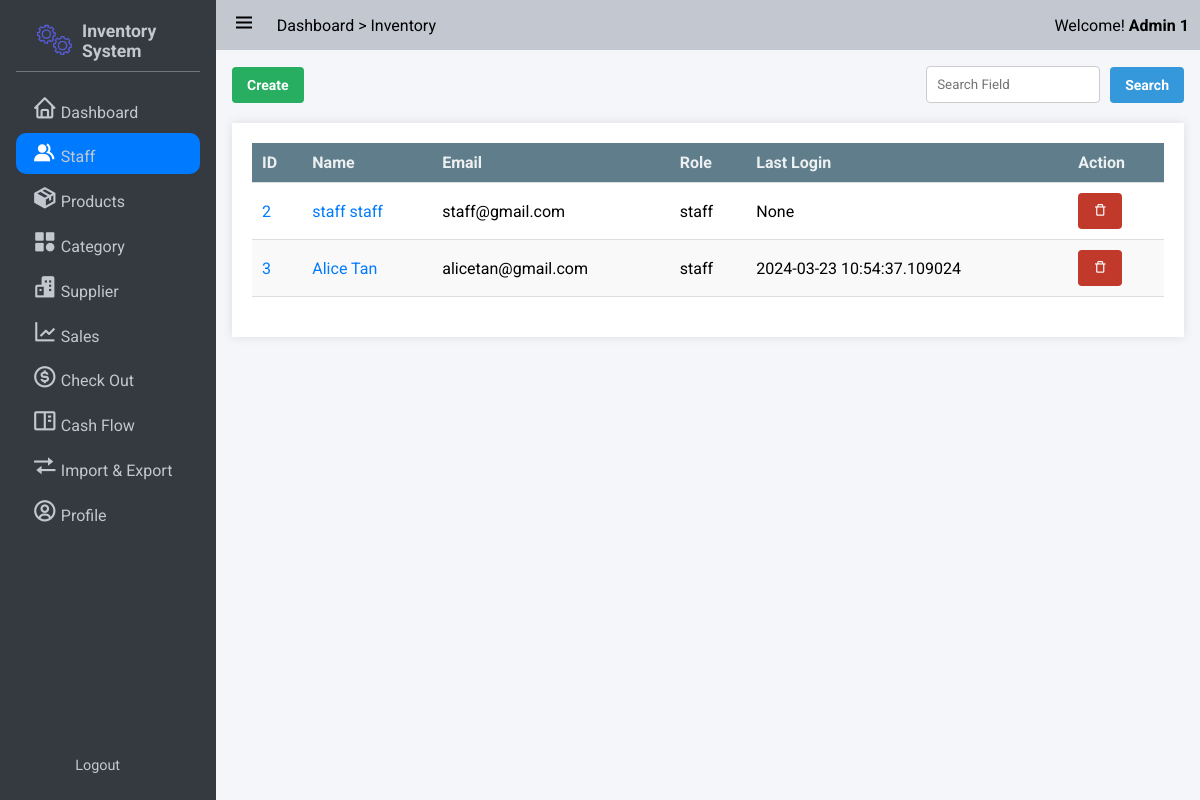
/staff/ (signed in), run on an earlier commit of the app's database.
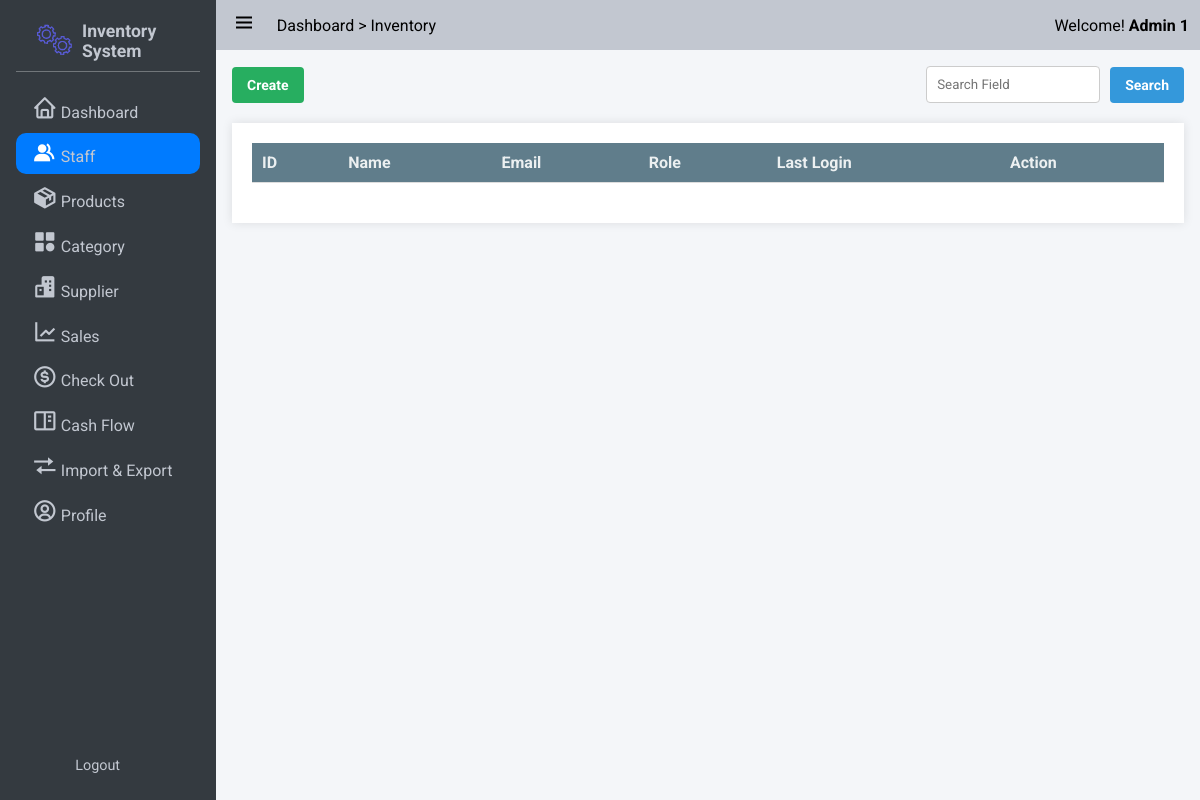
And on a later commit of the database.
### app/models/user.py (models this page shows, shortened)
class Role(db.Model):
    __tablename__ = 'roles'
    id = db.Column(db.Integer(), primary_key=True)
    name = db.Column(db.String(50), unique=True)

class User(UserMixin,db.Model):
    __tablename__ = 'users'
    id = db.Column(db.Integer, primary_key=True)
    StaffID = db.Column(db.String,unique = True)
    First_Name = db.Column(db.String(100, collation='NOCASE'), nullable=False, server_default='')
    Last_Name = db.Column(db.String(100, collation='NOCASE'), nullable=False, server_default='')
    Email = db.Column(db.String(50), unique=True, nullable=False)
    Password = db.Column(db.String(80), nullable=False)
    pins = db.Column(db.Integer)
    roles = db.relationship('Role', secondary='user_roles')
    active = db.Column('is_active', db.Boolean(), nullable=False, server_default='1')
    Email_Confirmed_At = db.Column(db.DateTime())
    Last_Login = db.Column(db.DateTime())

### app/user/routes.py (the view)
@bp.route('/')
@login_required
def index():
    page = request.args.get('page', 1, type=int)
    search_query = request.args.get('q', '')
    form = EditStaffForm()
    if search_query:
        staffs = User.query.filter(db.or_(User.First_Name.ilike(f'%{search_query}%'),User.Last_Name.ilike(f'%{search_query}'))).paginate(page, per_page=10)
    else:
        staffs = User.query.paginate(page = page, per_page=10)
    return render_template('admin/staff_management.html', staffs=staffs,form =form)

### app/user/routes.py
class EditStaffForm(FlaskForm):
    id = StringField("Staff ID", validators=[InputRequired()])
    first_name = StringField('First Name', validators=[InputRequired(), Length(max=100)])
    last_name = StringField('Last Name', validators=[InputRequired(), Length(max=100)])
    email = StringField('Email', validators=[InputRequired(), Email(), Length(max=50)])
    pins = IntegerField('Security Pin', validators=[InputRequired(),NumberRange(min=6)])

### app/auth.py (called while the page is built)
@login_manager.user_loader
def load_user(user_id):
    return User.query.get(int(user_id))

### app/templates/admin/staff_management.html (shortened to what this page needs)
{% extends 'base.html' %}
{% block css_style %}
    <link rel="stylesheet" href="{{url_for('static',filename='css/flex.css')}}">
    <link rel="stylesheet" href="{{url_for('static',filename='css/grid.css')}}">
    <link rel="stylesheet" href="{{url_for('static',filename='css/table.css')}}">
    <link rel="stylesheet" href="{{url_for('static',filename='css/form.css')}}">
    <link rel="stylesheet" href="{{url_for('static',filename='css/modal.css')}}">
{% endblock %}
{% block nav_staff %}active{% endblock %}
{% block content %}
<div class="flex flex-between-center">
    <a href="{{url_for('user.create_staff')}}" class="button success">Create</a>
    <form action="{{url_for('user.search_staff')}}" method="get" class="flex flex-start-center">
        <input type="text" name="search" style="display: inline-block; margin: 0 10px 0 0;" placeholder="Search Field" required>
        <button type="submit" class="button primary">Search</button>
    </form>
</div>
<div class="table-container maxheight-800 scrollable">
    <table >
        <thead>
            <tr>
                <th>ID</th>
                <th>Name</th>
                <th>Email</th>
                <th>Role</th>
                <th>Last Login</th>
                {% for role in current_user.roles if role.name == 'admin' %}<th>Action</th>{% endfor %}
            </tr>
        </thead>
        <tbody>
            {% for staff in staffs if not staff == current_user %}
            <tr>
                <td>
                    <span><a href="{{url_for('user.get_staff',id = staff.id)}}">{{ staff.id}}</a></span>
                </td>
                <td>
                    <span><a href="{{url_for('user.get_staff',id = staff.id)}}">{{ staff.First_Name + ' ' + staff.Last_Name}}</a></span>
                </td>
                <td>
                    <span>{{ staff.Email}}</span>
                </td>
                <td>
                    {% for role in staff.roles %}
                    {{role.name}}
                    {% endfor %}
                </td>
                <td>
                    {{ staff.Last_Login}}
                </td>
                {% for role in current_user.roles if role.name == 'admin' %}
                <td>
                <form method="POST" action="{{ url_for('user.delete_staff', id=staff.id) }}" style="display: inline-block;">
                    <button id="delete" type="submit" class="button error" onclick="return confirm('Are you sure you want to delete this item?')"><i class='bx bx-trash-alt'></i></button>
                </form>
                </td>
                {% endfor %}
            </tr>
            {% endfor %}
        </tbody>
    </table>
</div>
{% endblock %}

What changed in the data, as far as the page shows it:
removed User: id "2", First_Name+Last_Name "staff staff", Email "staff@gmail.com", Last_Login "None"
no longer on this page (row unchanged): Role: name "staff"
removed User: id "3", First_Name+Last_Name "Alice Tan", Email "alicetan@gmail.com", Last_Login "2024-03-23 10:54:37.109024"
